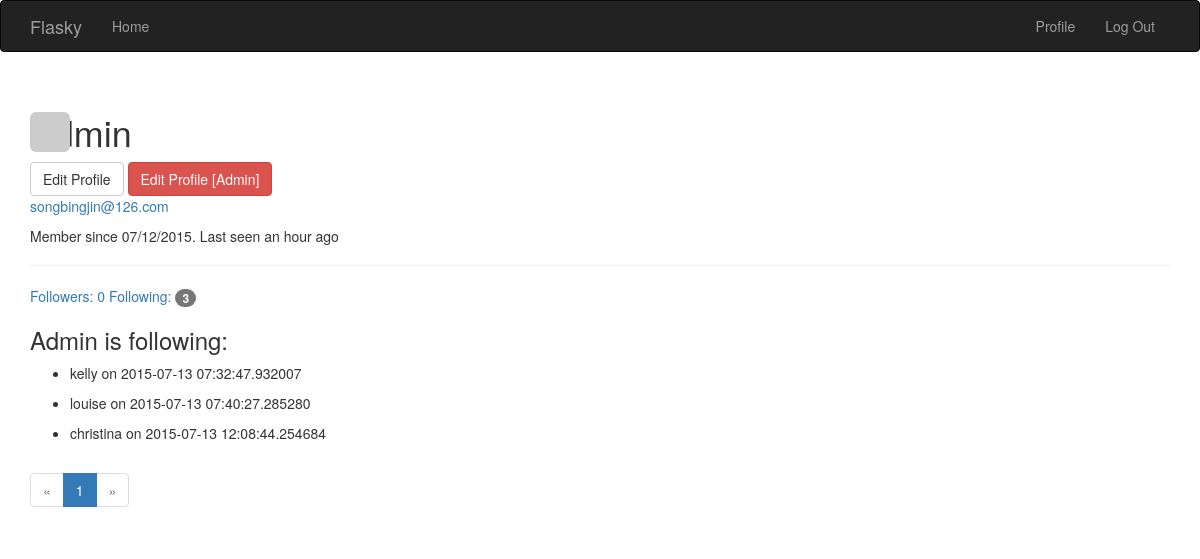
Screenshot of /followed/Admin (signed in) with the database file from the repository.
### app/models.py (models this page shows, shortened)
class User(UserMixin, db.Model):
    __tablename__ = 'users'
    id = db.Column(db.Integer, primary_key=True)
    email = db.Column(db.String(64), unique=True, index=True)
    username = db.Column(db.String(64), unique=True, index=True)
    name = db.Column(db.String(64))
    role_id = db.Column(db.Integer, db.ForeignKey('roles.id'))
    password_hash = db.Column(db.String(128))
    confirmed = db.Column(db.Boolean, default=False)
    location = db.Column(db.String(64))
    about_me = db.Column(db.Text())
    member_since = db.Column(db.DateTime(), default=datetime.utcnow)
    last_seen = db.Column(db.DateTime(), default=datetime.utcnow)
    avatar_hash = db.Column(db.String(32))
    posts = db.relationship('Post', backref='author', lazy='dynamic')
    followed = db.relationship('Follow',
                               foreign_keys=[Follow.follower_id],
                               backref=db.backref('follower', lazy='joined'),
                               lazy='dynamic',
                               cascade='all, delete-orphan')
    followers = db.relationship('Follow',
                                foreign_keys=[Follow.followed_id],
                                backref=db.backref('followed', lazy='joined'),
                                lazy='dynamic',
                                cascade='all, delete-orphan')
    @property  # write-only property
    def password(self):
        raise AttributeError('password is not a readable attribute.')
    def can(self, permissions):
        return self.role is not None and \
            (self.role.permissions & permissions) == permissions
    def is_admin(self):
        return self.can(Permission.ADMINISTER)
    def ping(self):
        self.last_seen = datetime.utcnow()
        db.session.add(self)
    def gravatar(self, size=100, default='identicon', rating='pg'):
        if request.is_secure:
            url = 'https://secure.gravatar.com/avatar'
        else:
            url = 'http://www.gravatar.com/avatar'
        hash = self.avatar_hash or hashlib.md5(
            self.email.encode('utf-8')).hexdigest()
        return '{url}/{hash}?s={size}&d={default}&r={rating}'.format(url=url, hash=hash, size=size, default=default, rating=rating)

class Follow(db.Model):
    __tablename__ = 'follows'
    follower_id = db.Column(
        db.Integer, db.ForeignKey('users.id'), primary_key=True)
    followed_id = db.Column(
        db.Integer, db.ForeignKey('users.id'), primary_key=True)
    timestamp = db.Column(db.DateTime, default=datetime.utcnow)

### app/main/views.py (the view)
@main.route('/followed/<username>')
def followed_by(username):
    user = User.query.filter_by(username=username).first()
    if user is None:
        flash('Invalid user.')
        return redirect(url_for('.index'))
    page = request.args.get('page', 1, type=int)
    pagination = user.followed.paginate(
        page, per_page=current_app.config['FLASKY_FOLLOWERS_PER_PAGE'],
        error_out=False )
    followed = [{'user': item.followed, 'timestamp': item.timestamp}
        for item in pagination.items]
    return render_template('followed.html', user=user, title="Followed by",
        endpoint='.followed', pagination=pagination,
        followed=followed )

### app/auth/views.py (called while the page is built)
@auth.before_app_request
def before_request():
	if current_user.is_authenticated():
		current_user.ping()
		if not current_user.confirmed and request.endpoint[:5] != 'auth.':
			return redirect(url_for('auth.unconfirmed'))

### app/main/__init__.py (called while the page is built)
@main.app_context_processor
def inject_permissions():
	return dict(Permission=Permission)

### app/models.py (called while the page is built)
@login_manager.user_loader
def load_user(user_id):
    return User.query.get(int(user_id))

### app/templates/followed.html (shortened to what this page needs)
{% extends "base.html" %}
{% import "_macros.html" as macros %}
{% block head %}
{{ super() }}
{% endblock %}
{% block page_content %}
    <div class="page-header">
    <img src="{{ user.gravatar() }}" alt="" class="img-rounded profile-thumbnail">
        <h1>{{user.username}}</h1>
        {% if user == current_user %}
            <a href="{{ url_for('.edit_profile') }}" class="btn btn-default">Edit Profile</a>
        {% endif %}
        {% if current_user.is_admin() %}
            <a href="{{ url_for('.edit_profile_admin', id=user.id) }}" class="btn btn-danger">Edit Profile [Admin]</a>
        {% endif %}
        {% if current_user.is_admin() %}
        	<p><a href="mailto:{{user.email}}">{{user.email}}</a></p>
        {% endif %}
        <p>
        	Member since {{ moment(user.member_since).format('L')}}.
        	Last seen {{ moment(user.last_seen).fromNow()}}
        </p>
    </div>
    <a href="{{ url_for('.followers', username=user.username) }}">
        Followers: <span class="bage">{{ user.followers.count() }}</span>
    </a>
    <a href="{{ url_for('.followed_by', username=user.username) }}">
        Following: <span class="badge">{{ user.followed.count() }}</span>
    </a>
    <h3>{{ user.username }} is following:</h3>
    {% for item in followed %}
        <div>
            <ul>
                <li>{{ item['user'].username }} on {{item['timestamp']}}</li>
            </ul>
        </div>
    {% endfor %}
    <div class="pagniation">
        {{ macros.pagination_widget(pagination, 'main.index')}}
    </div>
{% endblock %}

### app/static/styles.css (style rules this page uses)
.profile-thumbnail { position: absolute; width: 40px; height: 40px; }

### rows the page displays
User: username "Admin", email "songbingjin@126.com", member_since "07/12/2015", last_seen "an hour ago"
User: user.username "kelly"
Follow: timestamp "2015-07-13 07:32:47.932007"
User: user.username "louise"
Follow: timestamp "2015-07-13 07:40:27.285280"
User: user.username "christina"
Follow: timestamp "2015-07-13 12:08:44.254684"

### other values shown
{{ user.followers.count() }} "0"
{{ user.followed.count() }} "3"
{{ p }} "1"
